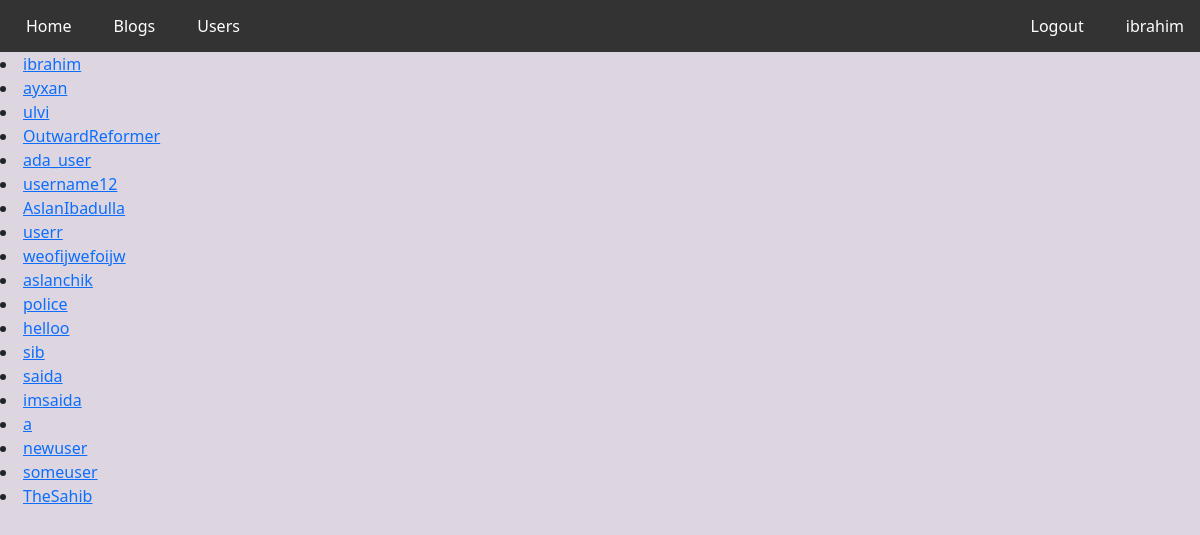
Screenshot of /bilqram/users (signed in) with the database file from the repository.
### Bilqram/models.py (models this page shows, shortened)
class User(models.Model):
    username = models.CharField(max_length=20)
    password = models.CharField(max_length=30)
    email = models.EmailField()
    name = models.CharField(max_length=15)
    surname = models.CharField(max_length=15)
    profile_pic = models.ImageField(upload_to='Bilqram/Images/Profile_Pictures')
    contributionScore = models.IntegerField(default=0)

### Bilqram/views.py (the view)
# urls.py: path('users', views.users, name='users'),
def users(request):
    user_list = User.objects.all()
    context = {
        'user_list': user_list
    }
    return render(request, 'Bilqram/users.html', context)

### Bilqram/templates/Bilqram/users.html (shortened to what this page needs)
{% extends 'Bilqram/base.html' %}
{% block content %}
    {% if user_list  %}
        {% for user in user_list %}
            <li><a href="{% url 'Bilqram:user' user.username %}">{{ user.username }}</a></li>
        {% endfor %}
    {% endif %}
{% endblock %}

### Bilqram/templates/Bilqram/base.html (shortened to what this page needs)
<!DOCTYPE html>
<link href="https://cdn.jsdelivr.net/npm/bootstrap@5.3.3/dist/css/bootstrap.min.css" rel="stylesheet">
<html lang="en">
<head>
</head>
<body style="background-color:#ddd6e1;">
<div class="topnav">
    <ul>
        <li><a href="{% url 'Bilqram:home' %}">Home</a></li>
        <li><a href="{% url 'Bilqram:blogs' %}">Blogs</a></li>
        <li><a href="{% url 'Bilqram:users' %}">Users</a></li>
        {% if not user.is_authenticated %}
            <li class="rightNav"><a href="{% url 'Bilqram:login' %}">Login</a></li>
            <li class="rightNav"><a href="{% url 'Bilqram:register' %}">Register</a></li>
        {% else %}
            <li class="rightNav"><a href="{% url 'Bilqram:user' user.username %}">{{ user.username }}</a></li>
            <li class="rightNav"><a href="{% url 'Bilqram:logout' %}">Logout</a></li>
        {% endif %}
    </ul>
</div>
<div id="content">
{% block content %}
{% endblock %}
</div>
</body>
</html>

### Bilqram/templates/Bilqram/base.html (style rules this page uses)
.topnav ul { list-style-type: none; margin: 0; padding: 0; overflow: hidden; background-color: #333; }
.topnav li { float: left; margin-left: 10px; }
.topnav .rightNav { float: right; }
.topnav li a { display: block; color: white; text-align: center; padding: 14px 16px; text-decoration: none; }

### rows the page displays
User: username "ibrahim"
User: username "ayxan"
User: username "ulvi"
User: username "OutwardReformer"
User: username "ada_user"
User: username "username12"
User: username "AslanIbadulla"
User: username "userr"
User: username "weofijwefoijw"
User: username "aslanchik"
User: username "police"
User: username "helloo"
User: username "sib"
User: username "saida"
User: username "imsaida"
User: username "a"
User: username "newuser"
User: username "someuser"
User: username "TheSahib"

### other values shown
{{ user.username }} "ibrahim"
